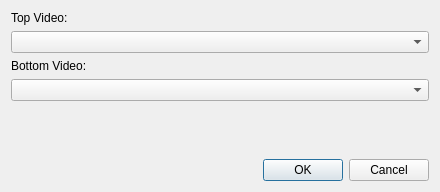
<?xml version="1.0" encoding="UTF-8"?>
<ui version="4.0">
 <class>RenderEngineWizard_TopBottom</class>
 <widget class="QDialog" name="RenderEngineWizard_TopBottom">
  <property name="geometry">
   <rect>
    <x>0</x>
    <y>0</y>
    <width>440</width>
    <height>192</height>
   </rect>
  </property>
  <property name="windowTitle">
   <string>Top/Bottom Comparison</string>
  </property>
  <layout class="QGridLayout" name="gridLayout">
   <item row="2" column="0">
    <widget class="QDialogButtonBox" name="buttonBox">
     <property name="orientation">
      <enum>Qt::Horizontal</enum>
     </property>
     <property name="standardButtons">
      <set>QDialogButtonBox::Cancel|QDialogButtonBox::Ok</set>
     </property>
    </widget>
   </item>
   <item row="0" column="0">
    <layout class="QVBoxLayout" name="verticalLayout">
     <item>
      <widget class="QLabel" name="label">
       <property name="text">
        <string>Top Video:</string>
       </property>
      </widget>
     </item>
     <item>
      <widget class="QComboBox" name="topComboBox"/>
     </item>
     <item>
      <widget class="QLabel" name="label_2">
       <property name="text">
        <string>Bottom Video:</string>
       </property>
      </widget>
     </item>
     <item>
      <widget class="QComboBox" name="botComboBox"/>
     </item>
     <item>
      <spacer name="verticalSpacer">
       <property name="orientation">
        <enum>Qt::Vertical</enum>
       </property>
       <property name="sizeHint" stdset="0">
        <size>
         <width>20</width>
         <height>40</height>
        </size>
       </property>
      </spacer>
     </item>
    </layout>
   </item>
  </layout>
 </widget>
 <resources/>
 <connections>
  <connection>
   <sender>buttonBox</sender>
   <signal>accepted()</signal>
   <receiver>RenderEngineWizard_TopBottom</receiver>
   <slot>accept()</slot>
   <hints>
    <hint type="sourcelabel">
     <x>248</x>
     <y>254</y>
    </hint>
    <hint type="destinationlabel">
     <x>157</x>
     <y>274</y>
    </hint>
   </hints>
  </connection>
  <connection>
   <sender>buttonBox</sender>
   <signal>rejected()</signal>
   <receiver>RenderEngineWizard_TopBottom</receiver>
   <slot>reject()</slot>
   <hints>
    <hint type="sourcelabel">
     <x>316</x>
     <y>260</y>
    </hint>
    <hint type="destinationlabel">
     <x>286</x>
     <y>274</y>
    </hint>
   </hints>
  </connection>
 </connections>
</ui>
